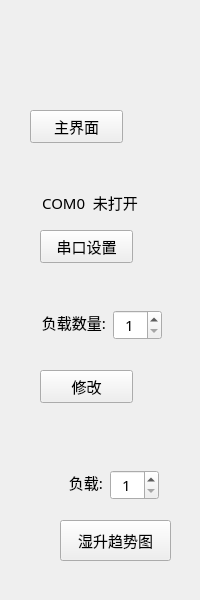
<?xml version="1.0" encoding="UTF-8"?>
<ui version="4.0">
 <class>ELoad_HomeToolWid</class>
 <widget class="QWidget" name="ELoad_HomeToolWid">
  <property name="geometry">
   <rect>
    <x>0</x>
    <y>0</y>
    <width>200</width>
    <height>600</height>
   </rect>
  </property>
  <property name="font">
   <font>
    <family>微软雅黑</family>
    <pointsize>11</pointsize>
   </font>
  </property>
  <property name="windowTitle">
   <string>Form</string>
  </property>
  <widget class="QPushButton" name="homeBtn">
   <property name="geometry">
    <rect>
     <x>30</x>
     <y>110</y>
     <width>93</width>
     <height>33</height>
    </rect>
   </property>
   <property name="text">
    <string>主界面</string>
   </property>
  </widget>
  <widget class="QLabel" name="serialLab">
   <property name="geometry">
    <rect>
     <x>30</x>
     <y>190</y>
     <width>120</width>
     <height>24</height>
    </rect>
   </property>
   <property name="text">
    <string>COM0  未打开</string>
   </property>
   <property name="alignment">
    <set>Qt::AlignCenter</set>
   </property>
  </widget>
  <widget class="QPushButton" name="serialBtn">
   <property name="geometry">
    <rect>
     <x>40</x>
     <y>230</y>
     <width>93</width>
     <height>33</height>
    </rect>
   </property>
   <property name="minimumSize">
    <size>
     <width>0</width>
     <height>31</height>
    </size>
   </property>
   <property name="sizeIncrement">
    <size>
     <width>0</width>
     <height>31</height>
    </size>
   </property>
   <property name="text">
    <string>串口设置</string>
   </property>
  </widget>
  <widget class="QPushButton" name="devNumBtn">
   <property name="geometry">
    <rect>
     <x>40</x>
     <y>370</y>
     <width>93</width>
     <height>33</height>
    </rect>
   </property>
   <property name="minimumSize">
    <size>
     <width>0</width>
     <height>31</height>
    </size>
   </property>
   <property name="sizeIncrement">
    <size>
     <width>0</width>
     <height>31</height>
    </size>
   </property>
   <property name="text">
    <string>修改</string>
   </property>
  </widget>
  <widget class="QPushButton" name="temriseBtn">
   <property name="geometry">
    <rect>
     <x>60</x>
     <y>520</y>
     <width>111</width>
     <height>41</height>
    </rect>
   </property>
   <property name="text">
    <string>湿升趋势图</string>
   </property>
  </widget>
  <widget class="QSpinBox" name="temSpinBox">
   <property name="geometry">
    <rect>
     <x>110</x>
     <y>470</y>
     <width>49</width>
     <height>30</height>
    </rect>
   </property>
   <property name="alignment">
    <set>Qt::AlignCenter</set>
   </property>
   <property name="minimum">
    <number>1</number>
   </property>
   <property name="maximum">
    <number>33</number>
   </property>
  </widget>
  <widget class="QLabel" name="label_3">
   <property name="geometry">
    <rect>
     <x>27</x>
     <y>470</y>
     <width>76</width>
     <height>24</height>
    </rect>
   </property>
   <property name="text">
    <string>负载:</string>
   </property>
   <property name="alignment">
    <set>Qt::AlignRight|Qt::AlignTrailing|Qt::AlignVCenter</set>
   </property>
  </widget>
  <widget class="QSpinBox" name="spinBox">
   <property name="geometry">
    <rect>
     <x>113</x>
     <y>310</y>
     <width>49</width>
     <height>30</height>
    </rect>
   </property>
   <property name="alignment">
    <set>Qt::AlignCenter</set>
   </property>
   <property name="minimum">
    <number>1</number>
   </property>
   <property name="maximum">
    <number>33</number>
   </property>
  </widget>
  <widget class="QLabel" name="label_2">
   <property name="geometry">
    <rect>
     <x>30</x>
     <y>310</y>
     <width>76</width>
     <height>24</height>
    </rect>
   </property>
   <property name="text">
    <string>负载数量:</string>
   </property>
   <property name="alignment">
    <set>Qt::AlignRight|Qt::AlignTrailing|Qt::AlignVCenter</set>
   </property>
  </widget>
 </widget>
 <resources/>
 <connections/>
</ui>
